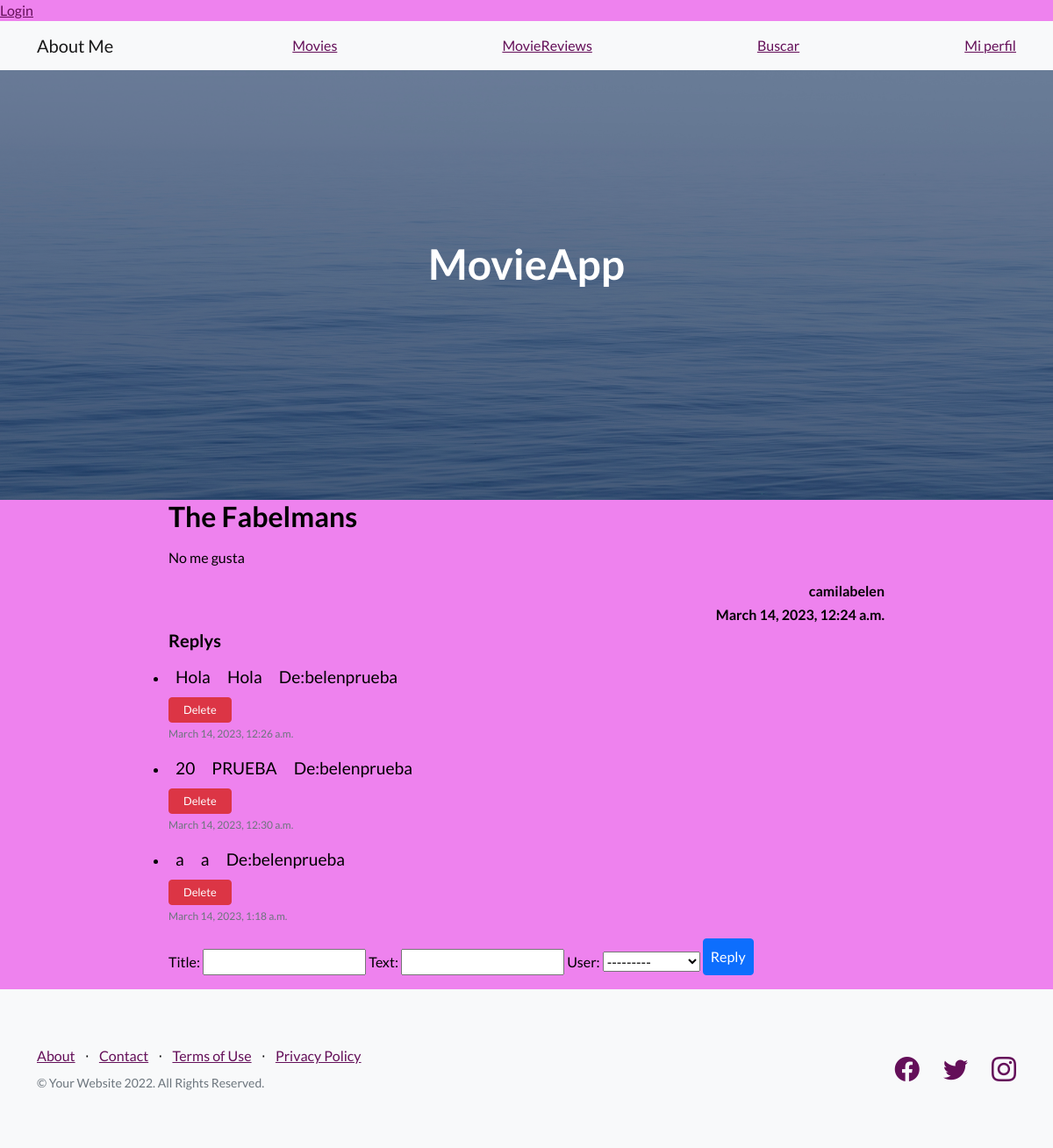
The page /detail_reviews/1 (signed in) on the database its author committed.
### AppCoder/models.py (models this page shows)
class Review(models.Model):
    title =  models.CharField(max_length=40)
    text = models.CharField(max_length=500)
    user =models.ForeignKey(UserAuth,on_delete=models.CASCADE)
    date = models.DateTimeField(auto_now_add=True)

class Reply(models.Model):
    title =  models.CharField(max_length=40)
    text = models.CharField(max_length=500)
    user =models.ForeignKey(UserAuth,on_delete=models.CASCADE)
    date = models.DateTimeField(auto_now_add=True)
    review =models.ForeignKey(Review,on_delete=models.CASCADE, null=True)

### AppCoder/views.py (the view)
# urls.py: path('detail_reviews/<pk>', views.detail_reviews, name='detail_reviews'),
def detail_reviews(request, pk):
    review = Review.objects.get(id=pk)
    user = User.objects.get(username=request.user.username)
    if request.method == 'POST':
        newReply = AddReply(request.POST)
        if newReply.is_valid():
            data = newReply.cleaned_data
            new_rev = Reply(
                text=data['text'],
                title=data['title'],
                user=user,
                review=review)
            new_rev.save()
            return redirect(f'/revdetail/{review.id}')
    else:
        newReply = AddReply()
    all_reviews = Review.objects.filter(id=user.id)
    rev = len(all_reviews) > 0
    rev_context = {'all': all_reviews, 'rev': rev}
    all_reply = Reply.objects.all()
    context = {'review': review, 'req': str(request.user),
               'replys': rev_context,
               'AddReply': AddReply(),
               'all_reply': all_reply}
    return render(request, 'revdetail.html', context)

### AppCoder/forms.py
class AddReply(ModelForm):
    class Meta:
        model = Review
        fields =   '__all__'
        widgets ={
            'review': forms.Textarea(attrs={'class': 'form-control','placeholder': 'Dejar MovieReview' }),
        }

### AppCoder/templates/revdetail.html (shortened to what this page needs)
{% extends 'index.html'%}  {% block main_content %}
<div class="row justify-content-center" style="width: 70%; margin: auto">
  <article style="margin-bottom: 3rem col-md-12 col-sm-12">
    <h2>{{review.title}}</h2>
    <p class="mt-3">{{review.text | safe}}</p>
    <h6 class="text-end"> {{review.user}}</h6>
    <h6 class="text-end"> {{review.date}}</h6>
  </article>
  <section class="col-md-12">
    <h5 class="mb-3">Replys</h5>
    {% if all_reply %}
    <ul class="p-0">
      {% for all_reply in all_reply %}
      <li>
        <article class="mt-3">
          <span
            class="gradient rounded px-2"
            style="font-size: 1.2rem; margin-top: 1rem"
            >{{all_reply.title}}</span
          >
          <span
          class="gradient rounded px-2"
          style="font-size: 1.2rem; margin-top: 1rem"
          >{{all_reply.text}}</span
        >
          <span
            class="gradient rounded px-2"
            style="font-size: 1.2rem; margin-top: 1rem"
            >De:{{all_reply.user}}</span
          >
          {% if user.is_authenticated and req == all_reply.user.username %}
          <a
            href="{% url 'delete-reply' all_reply.id %}"
            class="btn btn-danger py-1 my-1"
            style="font-size: 0.8rem"
            >Delete</a
          >
          {% endif %}
        </article>
        <p class="text-muted" style="font-size: 12px">{{all_reply.date}}</p>
      </li>
      {% endfor %}
    </ul>
    {% else %}
    <span class="mb-3">Sin replys aun</span>
    {% endif %}
  </section>
  {% if user.is_authenticated %}
    <form  action="{% url 'detail_reviews' review.id %}" method="POST">
      {{ AddReply.as_table }}
      <input class="btn btn-primary mb-3 p-2" type="submit" value="Reply" />
    </form>
</div>
{% endif %}
  {% endblock %}

### rows shown on the page
Review: title "The Fabelmans", text "No me gusta", user "camilabelen", date "March 14, 2023, 12:24 a.m."
Reply: title "Hola", text "Hola", user "belenprueba", shows "Delete", date "March 14, 2023, 12:26 a.m."
Reply: title "20", text "PRUEBA", user "belenprueba", shows "Delete", date "March 14, 2023, 12:30 a.m."
Reply: title "a", text "a", user "belenprueba", shows "Delete", date "March 14, 2023, 1:18 a.m."
